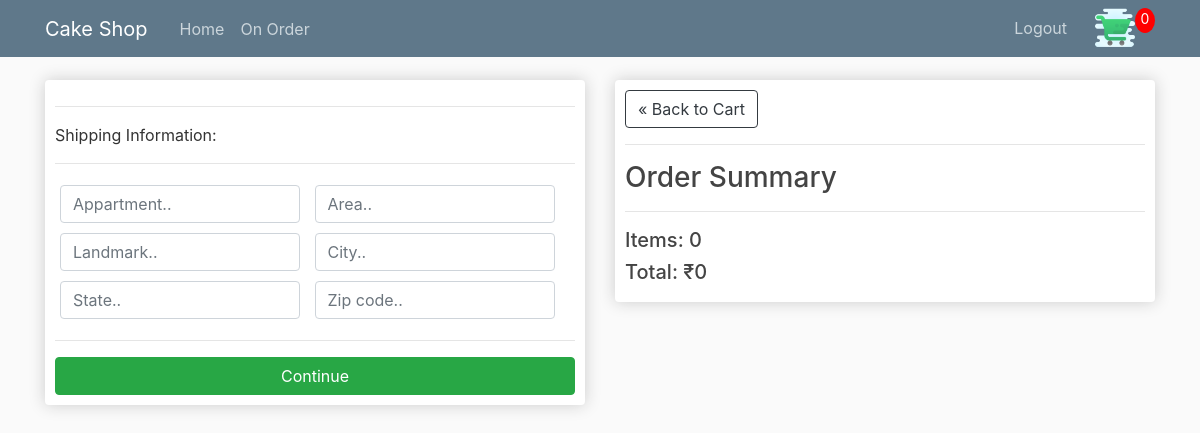
/checkout/ (signed in), run on an earlier commit of the app's database.
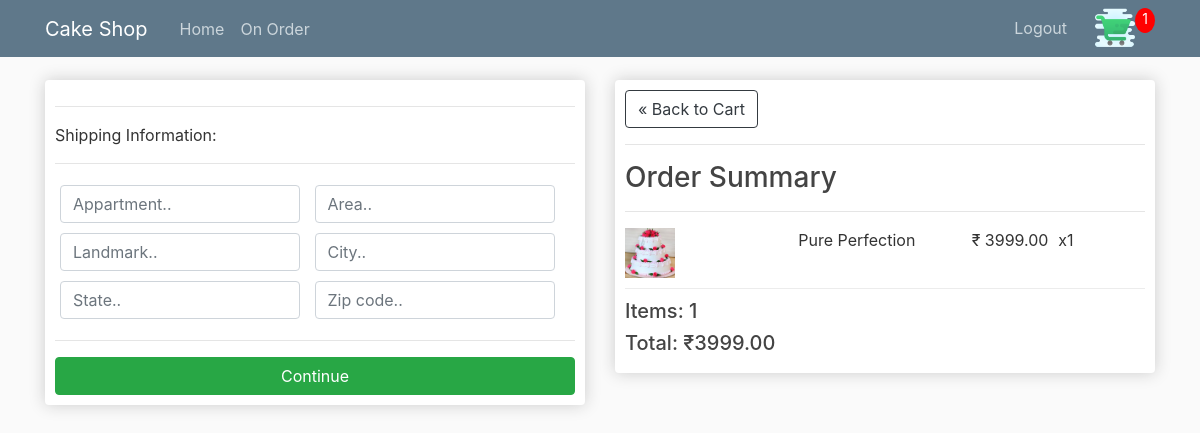
And on a later commit of the database.
### store/models.py (models this page shows, shortened)
class Order(models.Model):
    customer = models.ForeignKey(Customer, on_delete=models.CASCADE)
    date_ordered = models.DateTimeField(default=timezone.now)
    complete = models.BooleanField(default=False)
    transaction_id = models.CharField(max_length=100, null=True)
    @property
    def get_cart_total(self):
        orderitems = self.orderitem_set.all()
        total = sum([item.get_total for item in orderitems])
        return total
    @property
    def get_cart_items(self):
        orderitems = self.orderitem_set.all()
        totalquantity = sum([item.quantity for item in orderitems])
        return totalquantity

class OrderItem(models.Model):
    product = models.ForeignKey(
        ProductDetail, on_delete=models.SET_NULL, null=True, blank=True)
    order = models.ForeignKey(Order, on_delete=models.SET_NULL, null=True)
    quantity = models.IntegerField(default=0, null=True, blank=True)
    date_added = models.DateTimeField(default=timezone.now)
    @property
    def get_total(self):
        total = self.product.price * self.quantity
        return total

class ProductDetail(models.Model):
    name = models.CharField(max_length = 50)
    egg = models.BooleanField(default = True)
    image = models.ImageField(default='default.jpg',
                              upload_to='product_images')
    price = models.DecimalField(max_digits=6, decimal_places=2,default = 199)

### store/views.py (the view)
# urls.py: path('checkout/', views.checkout, name='checkout'),
def checkout(request):
    if request.user.is_authenticated:
        customer = request.user.customer
        order, created = Order.objects.get_or_create(
            customer=customer, complete=False)
        items = order.orderitem_set.all()
        cartItems = order.get_cart_items
    else:
        items = []
        order = {'get_cart_total': 0, 'get_cart_items': 0}
        cartItems = order['get_cart_items']
    context = {'items': items, 'order': order, 'cartItems': cartItems}
    return render(request, 'store/checkout.html', context)

### templates/store/checkout.html (shortened to what this page needs)
{% extends 'base.html' %} {% load static %} {% block content %}
<div class="row">
  <div class="col-lg-6">
    <div class="box-element" id="form-wrapper">
      <form id="form">
        <div id="shipping-info">
          <hr />
          <p>Shipping Information:</p>
          <hr />
          <div class="form-field">
            <input
              required
              class="form-control"
              type="text"
              name="appt"
              placeholder="Appartment.."
            />
          </div>
          <div class="form-field">
            <input
              required
              class="form-control"
              type="text"
              name="area"
              placeholder="Area.."
            />
          </div>
          <div class="form-field">
            <input
              class="form-control"
              type="text"
              name="landmark"
              placeholder="Landmark.."
            />
          </div>
          <div class="form-field">
            <input
              class="form-control"
              type="text"
              name="city"
              placeholder="City.."
            />
          </div>
          <div class="form-field">
            <input
              class="form-control"
              type="text"
              name="state"
              placeholder="State.."
            />
          </div>
          <div class="form-field">
            <input
              class="form-control"
              type="text"
              name="zipcode"
              placeholder="Zip code.."
            />
          </div>
        </div>
        <hr />
        <input
          id="form-button"
          class="btn btn-success btn-block"
          type="submit"
          value="Continue"
        />
      </form>
    </div>
    <br />
  </div>
  <div class="col-lg-6">
    <div class="box-element">
      <a class="btn btn-outline-dark" href="{% url 'cart' %}"
        >&laquo; Back to Cart</a
      >
      <hr />
      <h3>Order Summary</h3>
      <hr />
      {% for item in items %}
      <div class="cart-row">
        <div style="flex: 2;">
          <img class="row-image" src="{{ item.product.image.url }}" />
        </div>
        <div style="flex: 2;">
          <p>{{ item.product.name }}</p>
        </div>
        <div style="flex: 1;">
          <p>&#x20B9; {{ item.product.price }}</p>
        </div>
        <div style="flex: 1;">
          <p>x{{ item.quantity }}</p>
        </div>
      </div>
      {% endfor %}
      <h5>Items: {{ order.get_cart_items }}</h5>
      <h5>Total: &#x20B9;{{ order.get_cart_total }}</h5>
    </div>
  </div>
</div>
{% endblock content %}

What changed in the data, as far as the page shows it:
added OrderItem: product.image (picture), product.name "Pure Perfection", product.price "3999.00", quantity "1"
computed for Order: get_cart_items "0" → "1"; get_cart_total "0" → "3999.00"
Also different on the page:
{{ cartItems }}: "0" → "1"
